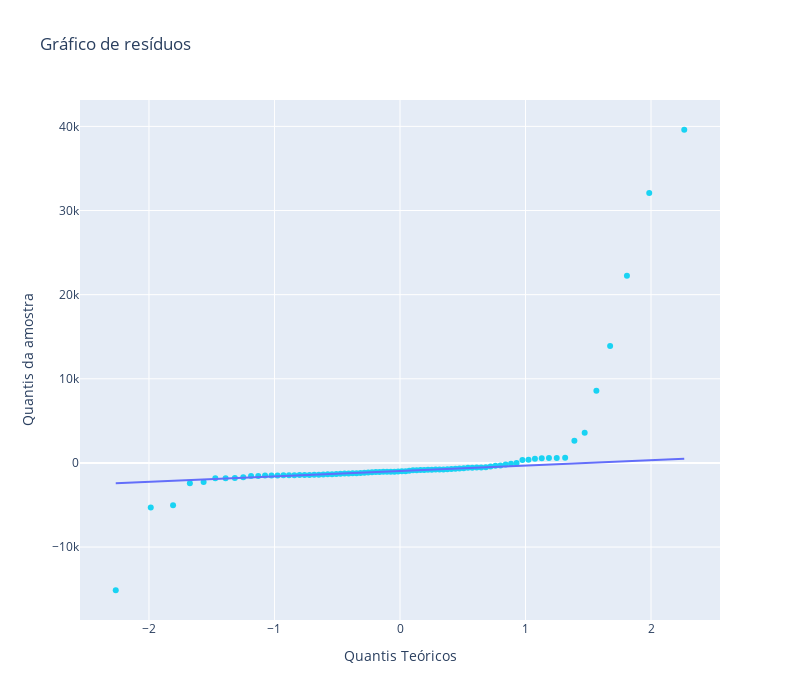

The notebook cell this image was saved under:
### Code cell
import plotly.graph_objs as go
fig = go.Figure()

fig.add_trace({
    'type': 'scatter',
    'x': qqplot_data[0].get_xdata(),
    'y': qqplot_data[0].get_ydata(),
    'mode': 'markers',
    'marker': {
        'color': '#19d3f3'
    }
})

fig.add_trace({
    'type': 'scatter',
    'x': qqplot_data[1].get_xdata(),
    'y': qqplot_data[1].get_ydata(),
    'mode': 'lines',
    'line': {
        'color': '#636efa'
    }

})


fig['layout'].update({
    'title': 'Gráfico de resíduos',
    'xaxis': {
        'title': 'Quantis Teóricos',
        'zeroline': False
    },
    'yaxis': {
        'title': 'Quantis da amostra'
    },
    'showlegend': False,
    'width': 800,
    'height': 700,
})

fig.show()
